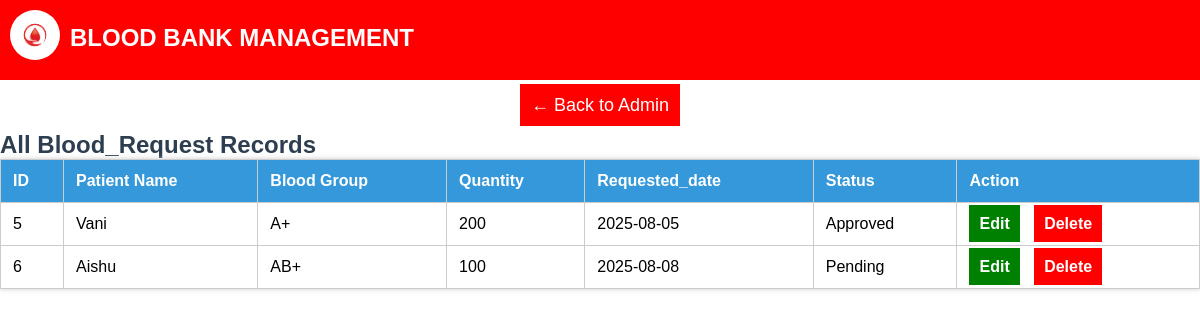
Page /manage_blood_request on the earlier database version.
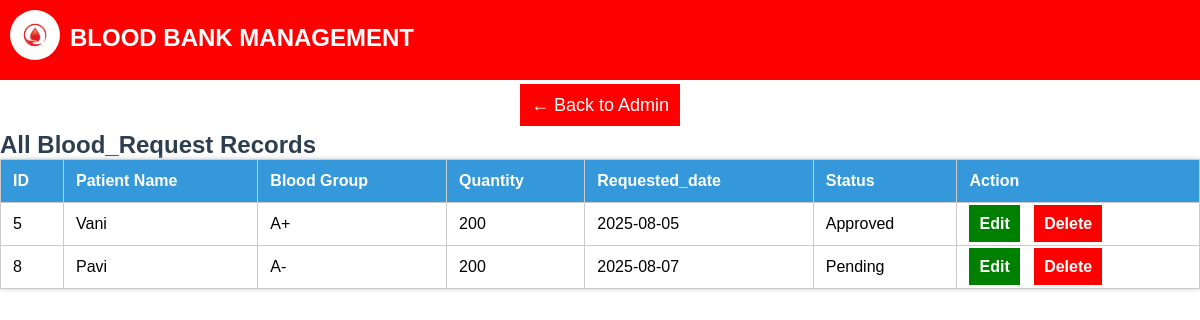
Same page on the later database version.
### tables this page shows
CREATE TABLE blood_request (
            id INTEGER PRIMARY KEY AUTOINCREMENT,
            patient_id INTEGER,
            blood_group TEXT NOT NULL,
            quantity INTEGER NOT NULL,
            request_date TEXT NOT NULL,
            status TEXT NOT NULL,
            FOREIGN KEY (patient_id) REFERENCES patient(id)
                ON DELETE CASCADE
                ON UPDATE CASCADE
        );

CREATE TABLE patient (
            patient_id INTEGER PRIMARY KEY AUTOINCREMENT,
            name TEXT NOT NULL,
            blood_group TEXT NOT NULL,
            age INTEGER NOT NULL,
            gender TEXT NOT NULL,
            weight REAL NOT NULL,
            requested_date TEXT NOT NULL,
            phone_number TEXT NOT NULL,
            address TEXT NOT NULL
        );

### app.py (the view)
@app.route('/manage_blood_request')
def manage_blood_request():
    conn = sqlite3.connect('database.db')
    c = conn.cursor()
    c.execute('''
        SELECT br.id, p.name, br.blood_group, br.quantity, br.request_date, br.status
        FROM blood_request br
        JOIN patient p ON br.patient_id = p.patient_id
    ''')
    requests = c.fetchall()
    conn.close()
    return render_template('Manage_blood_request.html', requests=requests)

### templates/Manage_blood_request.html (shortened to what this page needs)
<!DOCTYPE html>
<html>
<head>
    <link rel="stylesheet" href="{{ url_for('static', filename='style1.css') }}">
</head>
<body>
     <div class="navbar">
        <p><span><img src="{{ url_for('static', filename='images/logo.png')}}" alt=""></span> <h2>BLOOD BANK MANAGEMENT</h2></p>
    </div>
    <div style="text-align: center; margin: 15px;">
        <a href="{{ url_for('admin') }}" style="font-size: 18px; text-decoration: none; color: white; border: 1px solid red; padding: 10px; background-color: red;">← Back to Admin</a>
    </div>
    <h2>All Blood_Request Records</h2>
    <div class="container">
        <table border="1" cellpadding="10" cellspacing="0">
            <thead>
                <tr>
                    <th>ID</th><th>Patient Name</th><th>Blood Group</th><th>Quantity</th><th>Requested_date</th><th>Status</th><th>Action</th>
                </tr>
            </thead>
            <tbody>
                {% for request in requests %}
                <tr>
                    <td>{{ request[0] }}</td>
                    <td>{{ request[1] }}</td>
                    <td>{{ request[2] }}</td>
                    <td>{{ request[3] }}</td>
                    <td>{{ request[4] }}</td>
                    <td>{{ request[5] }}</td>
                    <td>
                        <a href="/edit_blood_request/{{ request[0] }}" style="color: white; padding: 10px;background-color: green; text-decoration: none;">Edit</a>
                        <a href="/delete_blood_request/{{ request[0] }}" onclick="return confirem('Are you sure you want to delete {{ request[1] }}?')" style="color: white; padding: 10px;background-color: red; text-decoration: none; margin-left: 10px;">Delete</a>
                    </td>
                </tr>
                {% endfor %}
            </tbody>
        </table>
    </div>
</body>
</html>

Differences in the rows shown:
no longer on this page (row unchanged): blood_request: id "6", name "Aishu", blood_group "AB+", quantity "100", request_date "2025-08-08", status "Pending"
added blood_request: id "8", name "Pavi", blood_group "A-", quantity "200", request_date "2025-08-07", status "Pending"
